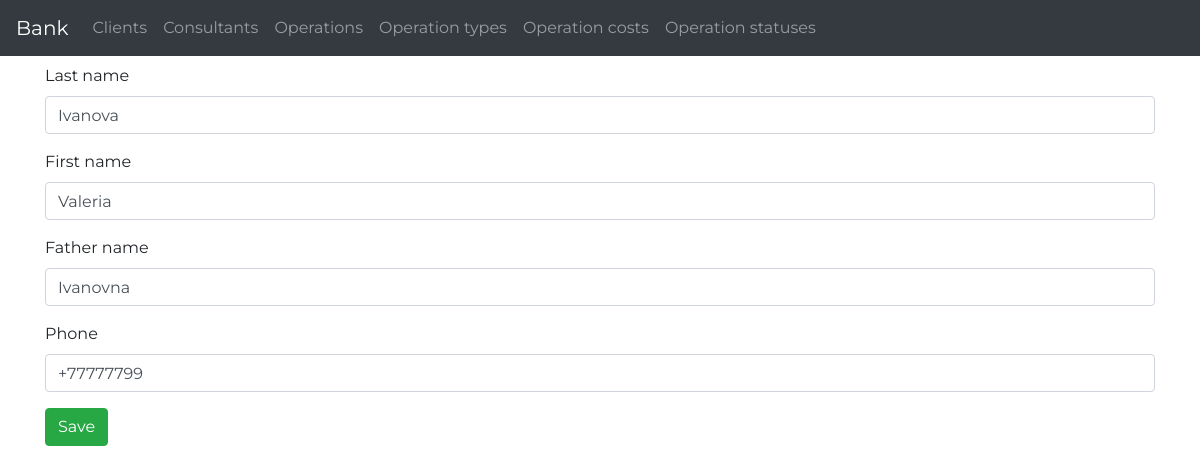
/bank/clients/update/1/, run on the app's committed database.
### basicapp/models.py (models this page shows, shortened)
class Client(models.Model):
    last_name = models.CharField(max_length=100)
    first_name = models.CharField(max_length=100)
    father_name = models.CharField(max_length=100, blank=True)
    phone = models.CharField(max_length=20)

### basicapp/views.py (the view)
# urls.py: path('clients/update/<int:pk>/', views.ClientUpdateView.as_view(), name='client-update'),
class ClientUpdateView(UpdateView):
    model = Client
    fields = '__all__'

### basicapp/templates/basicapp/client_form.html (shortened to what this page needs)
{% extends 'base.html' %}
{% load bootstrap4 %}
{% block content %}
  <form method="post">
    {% bootstrap_form form %}
    <input type="submit" class="btn btn-success" value="Save">
  </form>
{% endblock %}

### static/css/master.css (style rules this page uses)
body { font-family: 'Montserrat', sans-serif; }

### data on the page
Client: last_name "Ivanova", first_name "Valeria", father_name "Ivanovna", phone "+77777799"
